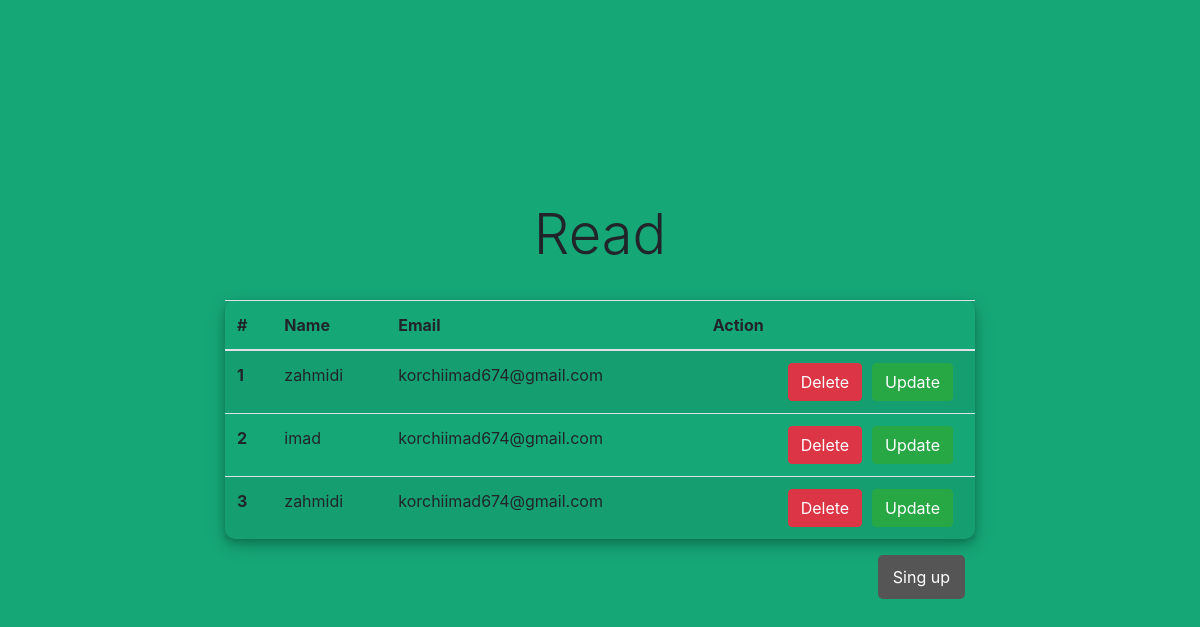
The page /Login-System-PHP-and-MYSQL/php-crud/read.php on the database its author committed.
### tables this page shows
CREATE TABLE `users` (
  `id` int(11) NOT NULL,
  `name` varchar(220) NOT NULL,
  `password` varchar(220) NOT NULL,
  `email` varchar(220) NOT NULL
);

### Login-System-PHP-and-MYSQL/php-crud/php/read.php (called while the page is built)
<?php
include "db_conn.php";
$sql = "SELECT * FROM users ORDER BY id DESC";
$result = mysqli_query($conn, $sql);

### Login-System-PHP-and-MYSQL/php-crud/read.php (the view, shortened to what this page needs)
<?php include "php/read.php"; ?>
<!DOCTYPE html>
<html>
<head>
	<link rel="stylesheet" href="https://maxcdn.bootstrapcdn.com/bootstrap/4.0.0/css/bootstrap.min.css">
	<link rel="stylesheet" href="css/style.css">
</head>
<body>
	<div class="container">
		<div class="box">
			<h4 class="display-4 text-center">Read</h4><br>
			<?php if (mysqli_num_rows($result)) { ?>
				<table class="table table-striped">
					<thead>
						<tr>
							<th scope="col">#</th>
							<th scope="col">Name</th>
							<th scope="col">Email</th>
							<th scope="col">Action</th>
						</tr>
					</thead>
					<tbody>
						<?php
						$i = 0;
						while ($rows = mysqli_fetch_assoc($result)) {
							$i++;
						?>
							<tr>
								<th scope="row"><?= $i ?></th>
								<td><?= $rows['name'] ?></td>
								<td><?php echo $rows['email']; ?></td>
								<td><a href="update.php?id=<?= $rows['id'] ?>" class="btn btn-success">Update</a>
									<a href="php/delete.php?id=<?= $rows['id'] ?>" class="btn btn-danger">Delete</a>
								</td>
							</tr>
						<?php } ?>
					</tbody>
				</table>
			<?php } ?>
			<div class="link-right">
				<a href="index.php" class="link-primary">Sing up</a>
			</div>
		</div>
	</div>
</body>
</html>

### Login-System-PHP-and-MYSQL/php-crud/css/style.css (style rules this page uses)
body { background: #16a777 !important; display: flex; justify-content: center; align-items: center; height: 100vh; flex-direction: column; }
.container { min-height: 100vh; display: flex; justify-content: center; align-items: center; flex-direction: column; }
.box { width: 750px; }
.container table { padding: 20px; border-radius: 10px; box-shadow: 0 4px 8px 0 rgba(0, 0, 0, 0.2), 0 6px 20px 0 rgba(0, 0, 0, 0.19); }
.link-right { display: flex; justify-content: flex-end; }
a { float: right; background: #555; padding: 10px 15px; color: #fff; border-radius: 5px; margin-right: 10px; border: none; text-decoration: none; }

### rows shown on the page
users: name "zahmidi", email "korchiimad674@gmail.com"
users: name "imad", email "korchiimad674@gmail.com"
users: name "zahmidi", email "korchiimad674@gmail.com"
